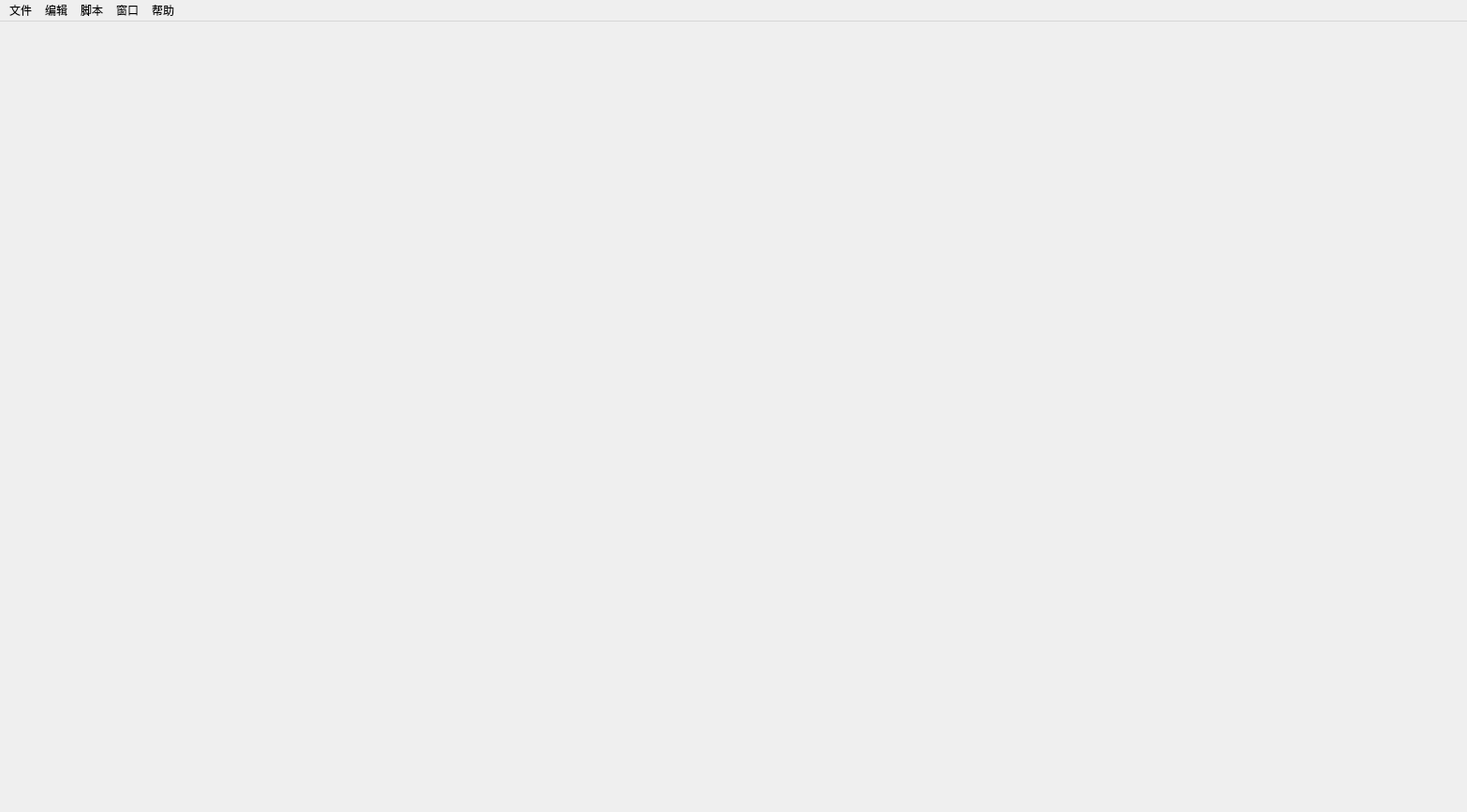
<?xml version="1.0" encoding="UTF-8"?>
<ui version="4.0">
 <class>MainWindow</class>
 <widget class="QMainWindow" name="MainWindow">
  <property name="geometry">
   <rect>
    <x>0</x>
    <y>0</y>
    <width>1566</width>
    <height>867</height>
   </rect>
  </property>
  <property name="windowTitle">
   <string>Jigsaw Puzzles</string>
  </property>
  <widget class="QWidget" name="centralwidget"/>
  <widget class="QMenuBar" name="menubar">
   <property name="geometry">
    <rect>
     <x>0</x>
     <y>0</y>
     <width>1566</width>
     <height>26</height>
    </rect>
   </property>
   <widget class="QMenu" name="menuFile">
    <property name="title">
     <string>文件</string>
    </property>
    <addaction name="action_new"/>
    <addaction name="action_open"/>
    <addaction name="separator"/>
    <addaction name="action_save"/>
    <addaction name="action_export"/>
    <addaction name="action_export_img"/>
    <addaction name="action_export_puzzle"/>
    <addaction name="separator"/>
    <addaction name="action_close"/>
    <addaction name="action_exit"/>
   </widget>
   <widget class="QMenu" name="menuEdit">
    <property name="title">
     <string>编辑</string>
    </property>
    <addaction name="action_add"/>
    <addaction name="action_del_bg"/>
    <addaction name="action_opacity"/>
    <addaction name="action_line_color"/>
    <addaction name="separator"/>
    <addaction name="action_reset_puzzle"/>
    <addaction name="action_separator"/>
    <addaction name="action_find_brush"/>
    <addaction name="action_del_brush"/>
   </widget>
   <widget class="QMenu" name="menuHelp">
    <property name="title">
     <string>帮助</string>
    </property>
    <addaction name="action_help"/>
    <addaction name="action_about"/>
   </widget>
   <widget class="QMenu" name="menuWindow">
    <property name="title">
     <string>窗口</string>
    </property>
    <addaction name="action_fullscreen"/>
    <addaction name="action_reset_scale"/>
    <addaction name="separator"/>
    <addaction name="action_puzzle_window"/>
    <addaction name="action_add_group"/>
    <addaction name="action_add_board"/>
   </widget>
   <widget class="QMenu" name="menu">
    <property name="title">
     <string>脚本</string>
    </property>
    <addaction name="action_combine"/>
    <addaction name="action_separate"/>
    <addaction name="action_shuffle"/>
    <addaction name="separator"/>
    <addaction name="action_gaps"/>
    <addaction name="action_compare"/>
    <addaction name="action_edge"/>
   </widget>
   <addaction name="menuFile"/>
   <addaction name="menuEdit"/>
   <addaction name="menu"/>
   <addaction name="menuWindow"/>
   <addaction name="menuHelp"/>
  </widget>
  <action name="actionNew">
   <property name="text">
    <string>New Project</string>
   </property>
  </action>
  <action name="action_new">
   <property name="text">
    <string>新增</string>
   </property>
   <property name="shortcutContext">
    <enum>Qt::WidgetShortcut</enum>
   </property>
  </action>
  <action name="action_open">
   <property name="text">
    <string>打开</string>
   </property>
  </action>
  <action name="actionClose">
   <property name="text">
    <string>Close</string>
   </property>
  </action>
  <action name="actionExit">
   <property name="text">
    <string>Exit</string>
   </property>
  </action>
  <action name="action_save">
   <property name="text">
    <string>保存</string>
   </property>
  </action>
  <action name="action_export">
   <property name="text">
    <string>导出项目</string>
   </property>
  </action>
  <action name="action_export_img">
   <property name="text">
    <string>导出拼接好的图片</string>
   </property>
  </action>
  <action name="action_export_script">
   <property name="text">
    <string>导出拼图脚本</string>
   </property>
  </action>
  <action name="actionsolve">
   <property name="text">
    <string>Use auto solver</string>
   </property>
  </action>
  <action name="actionseparate">
   <property name="text">
    <string>Use auto separator</string>
   </property>
  </action>
  <action name="action_add">
   <property name="text">
    <string>添加拼图原图(背景)</string>
   </property>
  </action>
  <action name="action_del_bg">
   <property name="text">
    <string>删除背景图片</string>
   </property>
  </action>
  <action name="action_opacity">
   <property name="text">
    <string>设置背景图片透明度</string>
   </property>
  </action>
  <action name="action_help">
   <property name="text">
    <string>如何使用？</string>
   </property>
  </action>
  <action name="action_about">
   <property name="text">
    <string>关于此软件</string>
   </property>
  </action>
  <action name="action_fullscreen">
   <property name="text">
    <string>全屏</string>
   </property>
  </action>
  <action name="action_reset_scale">
   <property name="text">
    <string>重置缩放比例</string>
   </property>
  </action>
  <action name="action_line_color">
   <property name="text">
    <string>设置网格线颜色</string>
   </property>
  </action>
  <action name="action_reset_puzzle">
   <property name="text">
    <string>重置拼图进度</string>
   </property>
  </action>
  <action name="action_puzzle_window">
   <property name="text">
    <string>打开碎片图列表</string>
   </property>
  </action>
  <action name="action_solver2">
   <property name="text">
    <string>自动拼接</string>
   </property>
  </action>
  <action name="action_add_group">
   <property name="text">
    <string>新增拼图分组</string>
   </property>
  </action>
  <action name="action_export_puzzle">
   <property name="text">
    <string>导出拼图</string>
   </property>
  </action>
  <action name="action_close">
   <property name="text">
    <string>关闭当前项目</string>
   </property>
  </action>
  <action name="action_2">
   <property name="text">
    <string>自动拼接(与原图比较像素点，较慢)</string>
   </property>
  </action>
  <action name="action_add_board">
   <property name="text">
    <string>新增拼图窗口</string>
   </property>
  </action>
  <action name="action_combine">
   <property name="text">
    <string>将多张碎片图拼接成一张</string>
   </property>
  </action>
  <action name="action_separate">
   <property name="text">
    <string>将一张图分成多张碎片图</string>
   </property>
  </action>
  <action name="action_shuffle">
   <property name="text">
    <string>将一张图片随机打乱生成一张图片</string>
   </property>
  </action>
  <action name="action_gaps">
   <property name="text">
    <string>自动拼接(gaps)</string>
   </property>
  </action>
  <action name="action_compare">
   <property name="text">
    <string>自动拼接(与原图比较像素点，较慢)</string>
   </property>
  </action>
  <action name="action_exit">
   <property name="text">
    <string>退出软件</string>
   </property>
  </action>
  <action name="action_separator">
   <property name="text">
    <string>自动分开相似图片</string>
   </property>
  </action>
  <action name="action_find_brush">
   <property name="text">
    <string>自动分开含有画笔的图片</string>
   </property>
  </action>
  <action name="action_edge">
   <property name="text">
    <string>自动拼接(比较边缘)</string>
   </property>
  </action>
  <action name="action_del_brush">
   <property name="text">
    <string>删除全部除画笔颜色的颜色</string>
   </property>
  </action>
 </widget>
 <resources/>
 <connections/>
</ui>
